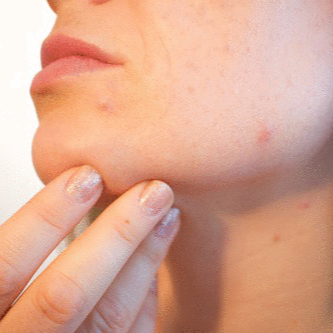
//> input picture images/blemish.png, 333 x 333 px
$ ./blemishremoval   (built with g++ and OpenCV 4)
//> lines starting //> are read from the running program, lines starting //| are printed output that depends on the picture; after the words box and inside, x2 and y2 are one past the last pixel; in counts of white or black regions, pixels touching at a corner belong together
#include <iostream>
#include <opencv2/opencv.hpp>
using namespace std;
using namespace cv;

Point center;
Mat img;
int radius = 15;
int dist = 15;

void removeBlemish(int action, int x, int y, int flags, void* userdata) {

    // Stores the clicked point as the center of circle when the left mouse button is pressed
    if (action == EVENT_LBUTTONDOWN) {
        // Check the circle will be within the image before proceeding
        if (x - radius * 3 < 0 || x + radius * 3 > img.size().width || y - radius * 3 < 0 || y - radius * 3 > img.size().height) {
            putText(img, "Choose a point further from the edge.", Point(50, 50), FONT_HERSHEY_COMPLEX, 1, Scalar(255, 255, 255), 1, LINE_AA);
        }
        else {
            center = Point(x, y);
        }
    }

    // When the mouse is released, assess nearby patches for smoothness by comparing the means of the
    // gradients. The smoothest patch will be the most blemish-free one. Then use seamless cloning
    // to combine the best patch with the image to cover up the blemish.
    else if (action == EVENT_LBUTTONUP) {

        // Create a vector of center points for nearby patches
        vector<Point> points;
        points.push_back(Point(x, y - 2 * dist));
        points.push_back(Point(x, y + 2 * dist));
        points.push_back(Point(x - dist, y - 2 * dist));
        points.push_back(Point(x - dist, y + 2 * dist));
        points.push_back(Point(x + dist, y - 2 * dist));
        points.push_back(Point(x + dist, y + 2 * dist));
        points.push_back(Point(x + 2 * dist, y));
        points.push_back(Point(x - 2 * dist, y));

        Mat imgNorm, sobelx, sobely, patch, bestPatch;
        Mat patchChannels[3];
        Mat imgChannels[3];
        Mat mask = Mat::zeros(img.size(), CV_8U);

        split(img, imgChannels);

        double mean = DBL_MAX;
        Scalar xmean, ymean, currMean;

        for (auto point : points) {
            // Reset masks
            mask = Mat::zeros(img.size(), CV_8U);

            // Make masks for new patch
            circle(mask, point, radius, Scalar(255, 255, 255), -1, LINE_AA);
            threshold(mask, mask, 25, 255, THRESH_BINARY);
            normalize(mask, mask, 0, 1, NORM_MINMAX);

            // multiply the image by the mask to get the patch and nothing else
            for (int i = 0; i < 3; i++) {
                multiply(imgChannels[i], mask, patchChannels[i]);
            }
            merge(patchChannels, 3, patch);

            // convert the patch to grayscale, calculate the gradients, and assess the mean
            cvtColor(patch, patch, COLOR_BGR2GRAY);
            Sobel(patch, sobelx, CV_32F, 1, 0); // type must be CV_32F or CV_64F
            Sobel(patch, sobely, CV_32F, 0, 1);

            normalize(sobelx, sobelx, 0, 1, NORM_MINMAX);
            normalize(sobely, sobely, 0, 1, NORM_MINMAX);
            xmean = cv::mean(sobelx);
            ymean = cv::mean(sobely);
            currMean = (xmean + ymean) / 2;

            if (currMean[0] < mean) {
                mean = currMean[0];
                bestPatch = patch;
            }
        }

        // Combine the best patch and the original image using seamless cloning
        cvtColor(bestPatch, bestPatch, COLOR_GRAY2BGR);
        seamlessClone(img, img, bestPatch, center, img, NORMAL_CLONE);
        imshow("w1", img);
    }
}

int main() {
    img = imread("./images/blemish.png");
//> img is the input picture: 333 rows x 333 cols, CV_8UC3; mean B, G, R 144.6, 166.5, 218

    namedWindow("w1");
    setMouseCallback("w1", removeBlemish);

    int k = 0;
    int retVal = 1;

    // Display the image in an interactive window until the escape character
    // is pressed
    while (k != 27 && retVal != 0) {
        imshow("w1", img);
        k = waitKey(0);
//> the left mouse button is pressed and released at (83, 83)
//> call 2 of removeBlemish, with action = 4, x = 83, y = 83, flags = 0
//> in removeBlemish (call 2), `split(img, imgChannels);`:
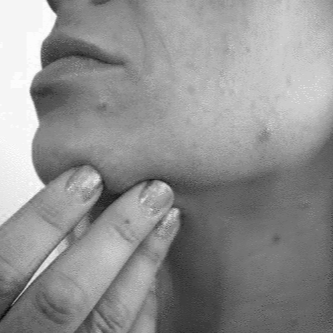
//> imgChannels[0]: 333 rows x 333 cols, CV_8UC1; min 7, max 252, mean 144.6
//> in removeBlemish (call 2), `split(img, imgChannels);`:
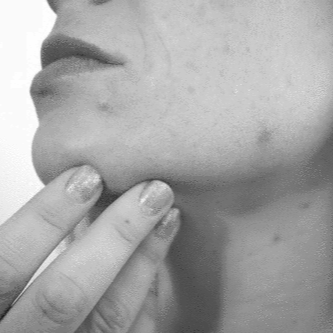
//> imgChannels[1]: 333 rows x 333 cols, CV_8UC1; min 28, max 254, mean 166.5
//> in removeBlemish (call 2), `split(img, imgChannels);`:
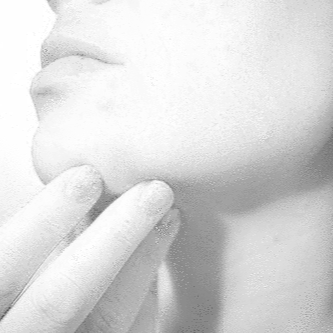
//> imgChannels[2]: 333 rows x 333 cols, CV_8UC1; min 87, max 255, mean 218
//> after the loop in removeBlemish (call 2), `for (auto point : points)`: mask: 333 rows x 333 cols, CV_8UC1; values 0 (black) and 1 (white), 0.73% white; 1 white region, box (x1, y1, x2, y2) and area: (37, 67, 70, 100) 813
//> after the loop in removeBlemish (call 2), `for (auto point : points)`:
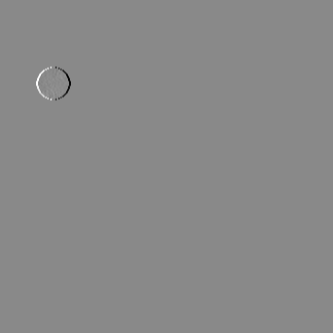
//> sobelx: 333 rows x 333 cols, CV_32FC1; min 0, max 1, mean 0.54
//> after the loop in removeBlemish (call 2), `for (auto point : points)`: mean = 0.5
//> in removeBlemish (call 2), `seamlessClone(img, img, bestPatch, center, img, NORMAL_CLONE);`: img: 333 rows x 333 cols, CV_8UC3; 0.83% of pixels changed, all inside (x1, y1, x2, y2) = (68, 68, 99, 99)
//> the left mouse button is pressed and released at (249, 83)
//> call 4 of removeBlemish, with action = 4, x = 249, y = 83, flags = 0
//> after the loop in removeBlemish (call 4), `for (auto point : points)`:
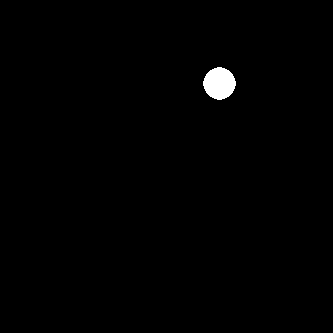
//> mask: 333 rows x 333 cols, CV_8UC1; values 0 (black) and 1 (white), 0.73% white; 1 white region, box (x1, y1, x2, y2) and area: (203, 67, 236, 100) 813
//> after the loop in removeBlemish (call 4), `for (auto point : points)`: mean = 0.493
//> in removeBlemish (call 4), `seamlessClone(img, img, bestPatch, center, img, NORMAL_CLONE);`: img: 333 rows x 333 cols, CV_8UC3; mean B, G, R 144.6, 166.5, 218
//> the left mouse button is pressed and released at (249, 249)
//> after the loop in removeBlemish (call 6), `for (auto point : points)`:
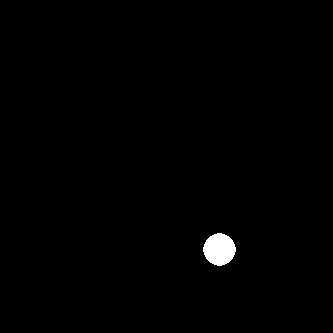
//> mask: 333 rows x 333 cols, CV_8UC1; values 0 (black) and 1 (white), 0.73% white; 1 white region, box (x1, y1, x2, y2) and area: (203, 233, 236, 266) 813
//> after the loop in removeBlemish (call 6), `for (auto point : points)`: mean = 0.495
//> in removeBlemish (call 6), `seamlessClone(img, img, bestPatch, center, img, NORMAL_CLONE);`: img: 333 rows x 333 cols, CV_8UC3; mean B, G, R 144.6, 166.5, 218
//> the left mouse button is pressed and released at (83, 249)
//> in removeBlemish (call 8), `split(img, imgChannels);`: imgChannels[0]: 333 rows x 333 cols, CV_8UC1; min 7, max 252, mean 144.6
//> in removeBlemish (call 8), `split(img, imgChannels);`: imgChannels[1]: 333 rows x 333 cols, CV_8UC1; min 28, max 254, mean 166.5
//> in removeBlemish (call 8), `split(img, imgChannels);`: imgChannels[2]: 333 rows x 333 cols, CV_8UC1; min 87, max 255, mean 218
//> after the loop in removeBlemish (call 8), `for (auto point : points)`:
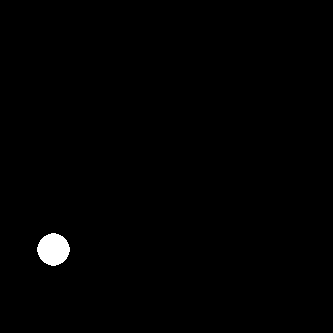
//> mask: 333 rows x 333 cols, CV_8UC1; values 0 (black) and 1 (white), 0.73% white; 1 white region, box (x1, y1, x2, y2) and area: (37, 233, 70, 266) 813
//> after the loop in removeBlemish (call 8), `for (auto point : points)`: mean = 0.477
//> the Esc key is pressed
        retVal = getWindowProperty("w1", WND_PROP_VISIBLE);
    }

    return 0;
}
